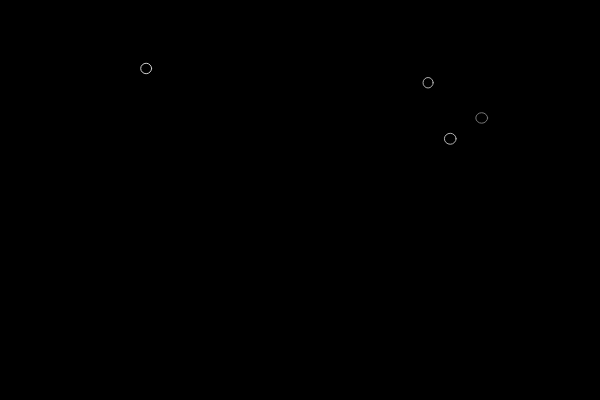
Frame 1 (no input)
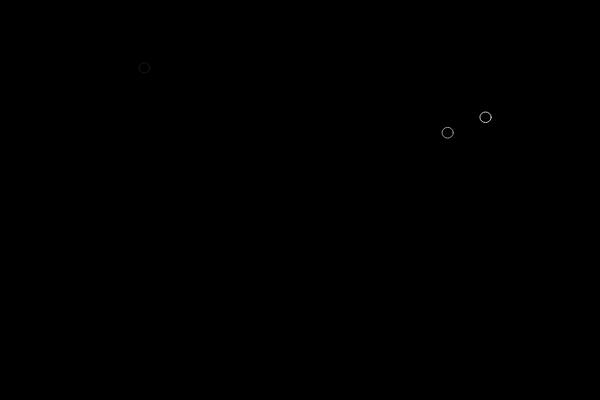
Frame 60 (no input)
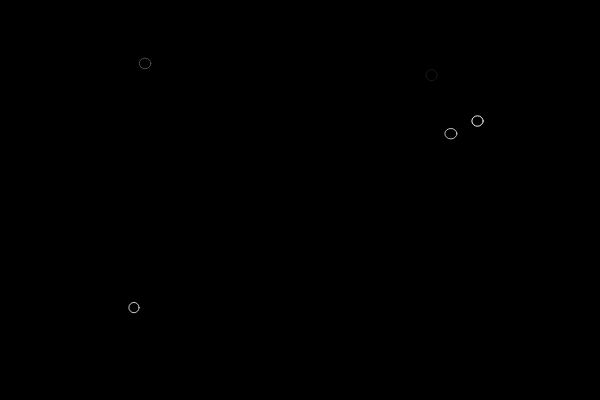
Frame 120 (the mouse pressed at the canvas centre since frame 60)

The p5.js sketch that drew these frames (run headless with seeded random() and noise() and a simulated clock; from frame 60 on, the mouse is pressed at the canvas centre):

// p5.js sketch
// ── sketch.js
var bubbles = [];

function setup() {
  createCanvas (600, 400)
  frameRate(20)
  for (var i = 0; i < 4; i++){
    bubbles[i] = new Bubble()
  }
}

function mousePressed(){
  bubbles.push(new Bubble())
}

function draw() {
  background (0);
  for (var i = 0; i < bubbles.length; i++){
    bubbles[i].move()
    bubbles[i].display()
  }
}

function Bubble() {
  this.x = random (0, width)
  this.y = random (0, height)
  
  this.display = function(){
    stroke(random(0,255))
    noFill(random(0,255))
    ellipse(this.x,this.y, random(10,12),random(10,11))
  }
  
  this.move = function() {
    this.x = this.x + random(-1,1)
    this.y = this.y + random(-1,1)
  }
}
